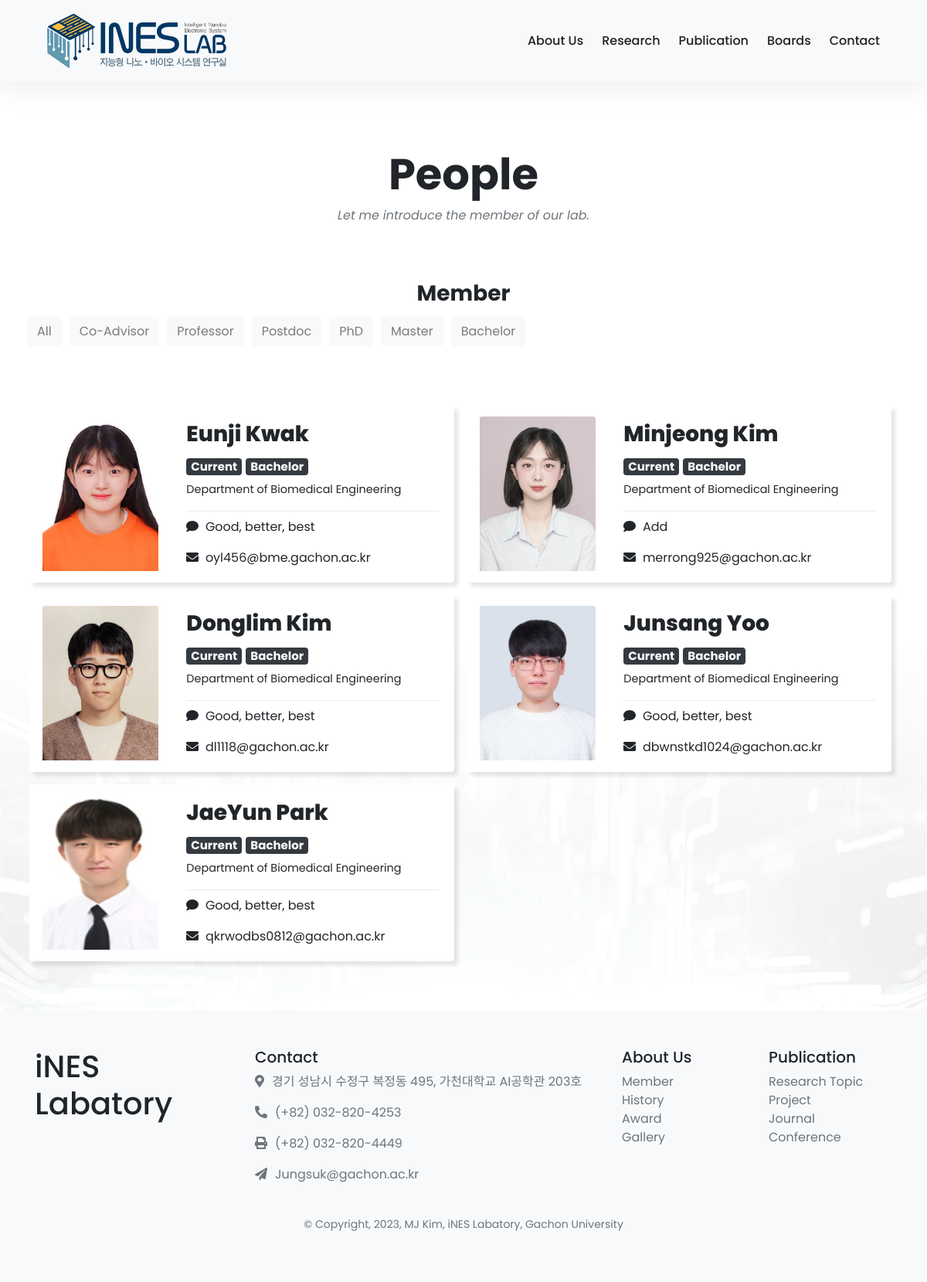
The app's page /member/filter/?degree=BS with its own data.
### member/models.py (models this page shows, shortened)
class member_list(models.Model):
    DEGREE_CHOICES = [
        ('CA', 'Co-Advisor'),
        ('PR', 'Professor'),
        ('PD', 'Postdoc'),
        ('PHD', 'PhD'),
        ('MS', 'Master'),
        ('BS', 'Bachelor'),
    ]
    STATUS_CHOICES = [
        ('CU', 'Current'),
        ('AL', 'Alumni'),
    ]
    name = models.CharField(max_length=20)
    email = models.EmailField(max_length=254, default="@gachon.ac.kr")
    main_photo_path_text = models.CharField(max_length=100)
    hobby_photo_path = models.CharField(max_length=100, default="/static/brain.png")
    motto = models.CharField(max_length=50, default="Good, better, best")
    department = models.CharField(max_length=50, default = "Department of Biomedical Engineering")
    degree = models.CharField(max_length=50, choices=DEGREE_CHOICES, default='BS')
    status = models.CharField(max_length=2, choices=STATUS_CHOICES, default='CU')

### member/views.py (the view)
# urls.py: path('', views.filter_by_degree, name='index'),
def filter_by_degree(request):
    degree = request.GET.get('degree', None)
    template = loader.get_template('../templates/labweb/member.html')
    if degree:
        members = member_list.objects.filter(degree=degree)
    else:
        members = member_list.objects.all()
    context = {
        'member_list': members,
        'degree_choices': member_list.DEGREE_CHOICES,  # 템플릿에 전달
        'selected_degree': degree
    }
    return HttpResponse(template.render(context, request))

### templates/labweb/member.html (shortened to what this page needs)
{% extends 'labweb/base.html' %}
{% block style %}
  <link rel="stylesheet" href="//maxcdn.bootstrapcdn.com/font-awesome/4.3.0/css/font-awesome.min.css">
  <link rel="stylesheet" href="/static/css/member.css">
{% endblock %}
{% block content %}
  <div class="container py-5">
    <header class="text-center">
      <br><br><br> <br><br><br>
      <h1 class="display-4 font-weight-bold">People</h1>
      <p class="font-italic text-muted mb-0">Let me introduce the member of our lab. </p>
      <br><br><br>
      <h3 class="display-7 font-weight-bold">Member</h3>
    <div class="row">
      <div style="padding: 5px;">
        <button type="button" class="btn btn-light degree-button" id="button" onclick="change_btn(event)" >
          <a href="{% url 'filter_by_degree' %}"  class="degree-link">
            All
          </a>
        </button>
      </div>
      <br><br><br>
      {% if degree_choices %}
      {% for degree_abbr, degree_name  in degree_choices %}
          <div style="padding: 5px;">
            <button type="button" class="btn btn-light degree-button" id="button" onclick="change_btn(event)">
                <a href="{% url 'filter_by_degree' %}?degree={{ degree_abbr }}" class="degree-link">
                    {{ degree_name }}
                </a>
            </button>
         </div>
        {% endfor %}
    {% endif %}
      <br><br>      <br><br><br>
      {% if member_list %}
        {% for member in member_list %}
        {% if member.status == "CU" %}
          <div class="card mb-3 ml-2 mr-2" style="width:550px; border-style: none; box-shadow: 5px 5px 5px rgb(0, 0, 0, 0.1); ">
            <div class="row no-gutters" style="display: flex; align-items: center; justify-content: center; ">
              <div class="col-lg-4">
                <img class="card-img-top" src="{{member.main_photo_path_text}}" alt="Card image" style="max-height: 200px; width: 150px; --hover-image: url({{member.hobby_photo_path}})">
              </div>
              <div class="col-lg-8">
                <div class="card-body">
                  <h3 class="card-title" style="text-align: left; font-weight: 800;">{{member.name}}</h3>
                  <h5 style="text-align: left;"><span class="badge badge-dark">{{member.get_status_display}}</span> <span class="badge badge-dark">{{member.get_degree_display}} </span> </h5>
                  <p class="card-text" style="font-size: 0.9em; text-align: left;">{{member.department}}</p>
                  <hr class="dropdown-divider">
                  <p class="card-text" style="text-align: left;"><i class="fa fa-solid fa-comment"></i>&nbsp&nbsp{{member.motto}}</p>
                  <p class="card-text" style="font-size: 1em; text-align: left;"><i class="fa fa-solid fa-envelope"></i>&nbsp&nbsp{{member.email}}</p>
                </div>
              </div>
            </div>
          </div>
          {% endif %}
        {% endfor %}
        {% endif %}
        <br><br><br>
    </div>
  </div>
{% endblock %}

### static/css/member.css (style rules this page uses)
.card-img-top { height: 300px; object-fit: cover; }
.degree-button a { color: rgb(123, 123, 123); font-weight: 400; text-decoration: none; }

### static/css/navbar.css (style rules this page uses)
body { font-family: 'Poppins', sans-serif !important; font-size: 16px; line-height: 24px; font-weight: 400; color: #212112; background-image: linear-gradient( to top, rgba(255,255,255,0) 10%, rgba(255,255,255,0.25) 25%, rgba(255,255,255,0.5) 50%, rgba(255,255,255,0.75) 75%, rgba(255,255,255,1) 100% ), url('/static/images/home2.jpeg'); background-position: center bottom ; background-repeat: no-repeat; background-size: 100% 50%; background-color: #fff; overflow-x: hidden; }

### templates/labweb/base.html (style rules this page uses)
body { font-family: "Big Caslon Medium", sans-serif; }

### records on screen
member_list: main_photo_path_text (picture), name "Eunji Kwak", status "Current", degree "Bachelor", department "Department of Biomedical Engineering", motto "Good, better, best", email "oyl456@bme.gachon.ac.kr"
member_list: main_photo_path_text (picture), name "Minjeong Kim", status "Current", degree "Bachelor", department "Department of Biomedical Engineering", motto "Add", email "merrong925@gachon.ac.kr"
member_list: main_photo_path_text (picture), name "Donglim Kim", status "Current", degree "Bachelor", department "Department of Biomedical Engineering", motto "Good, better, best", email "dl1118@gachon.ac.kr"
member_list: main_photo_path_text (picture), name "Junsang Yoo", status "Current", degree "Bachelor", department "Department of Biomedical Engineering", motto "Good, better, best", email "dbwnstkd1024@gachon.ac.kr"
member_list: main_photo_path_text (picture), name "JaeYun Park", status "Current", degree "Bachelor", department "Department of Biomedical Engineering", motto "Good, better, best", email "qkrwodbs0812@gachon.ac.kr"

### other values on screen
{{ degree_name }} "Co-Advisor" "Professor" "Postdoc" "PhD" "Master" "Bachelor"
